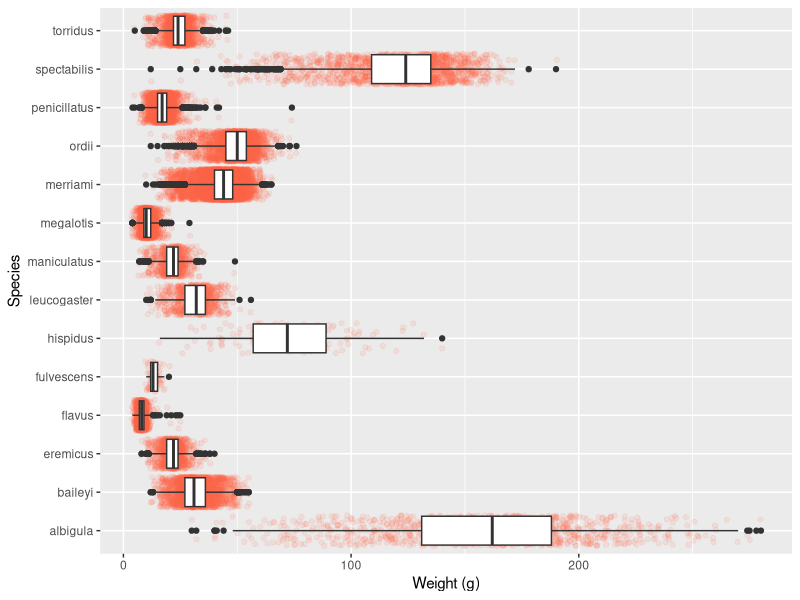
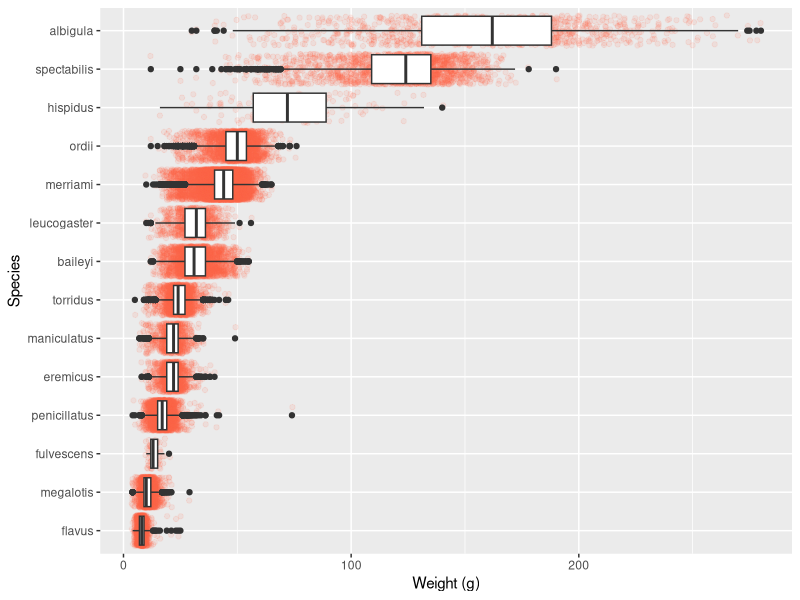
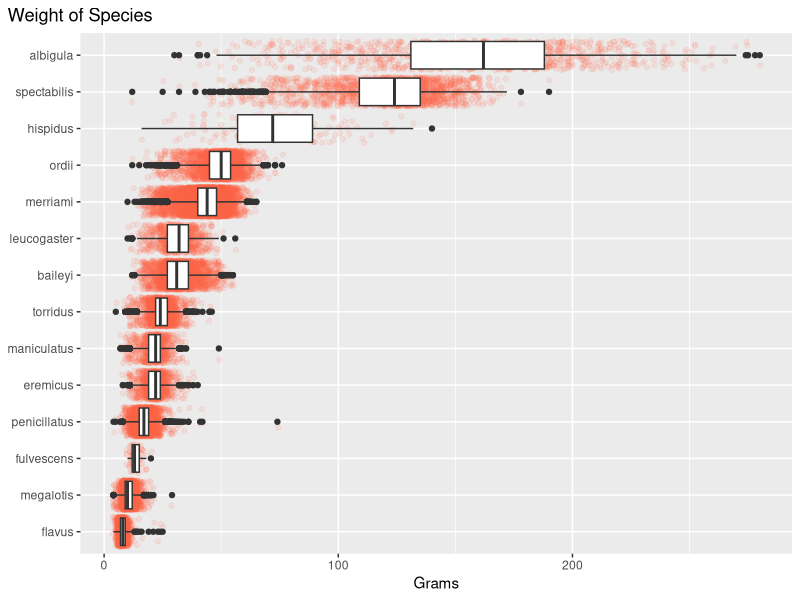
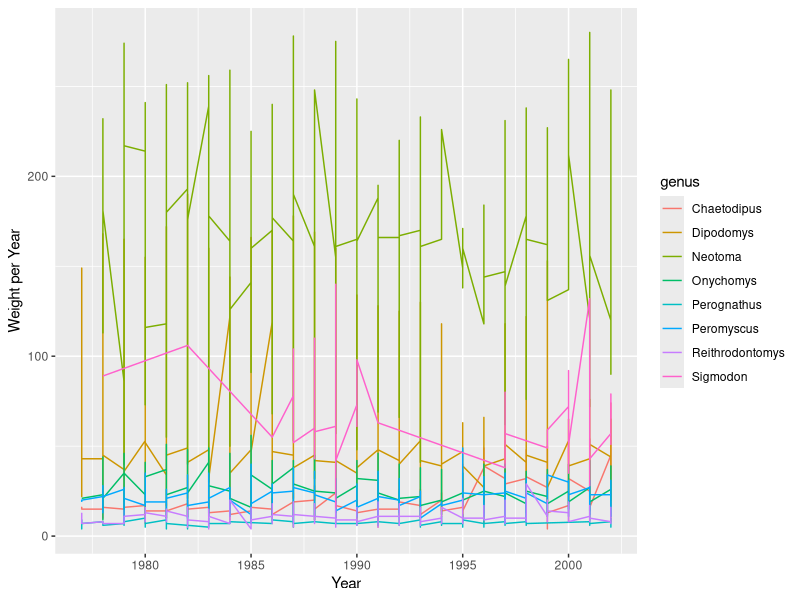
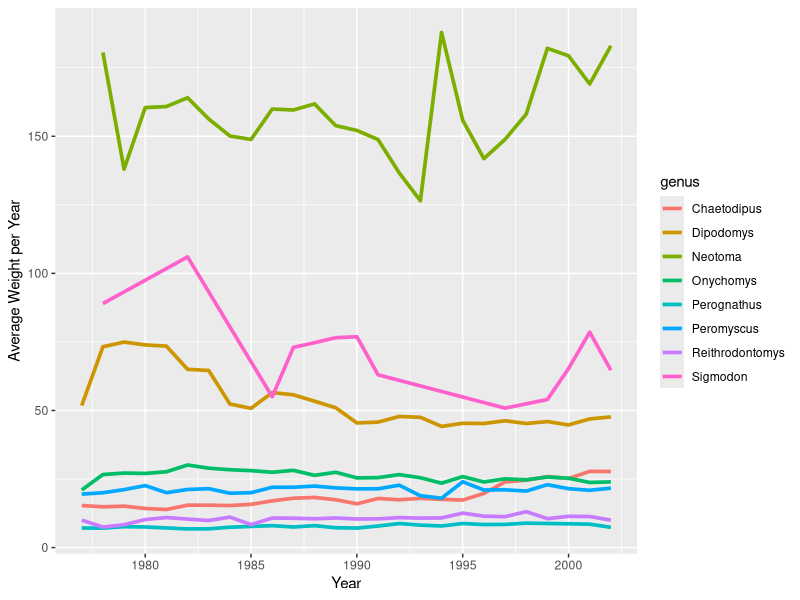
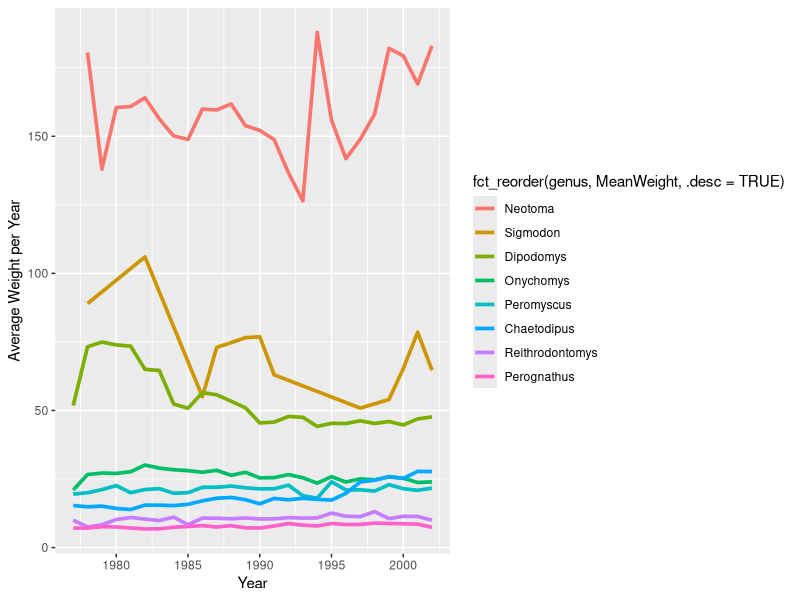
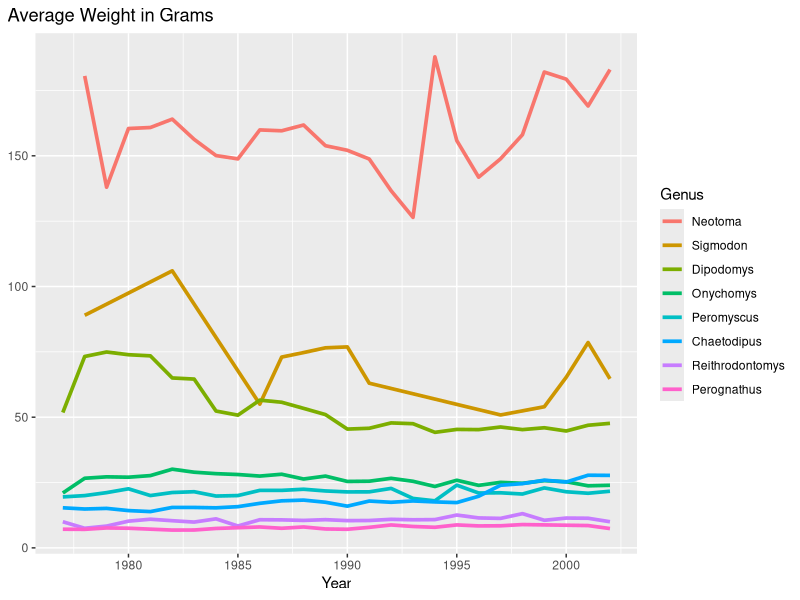
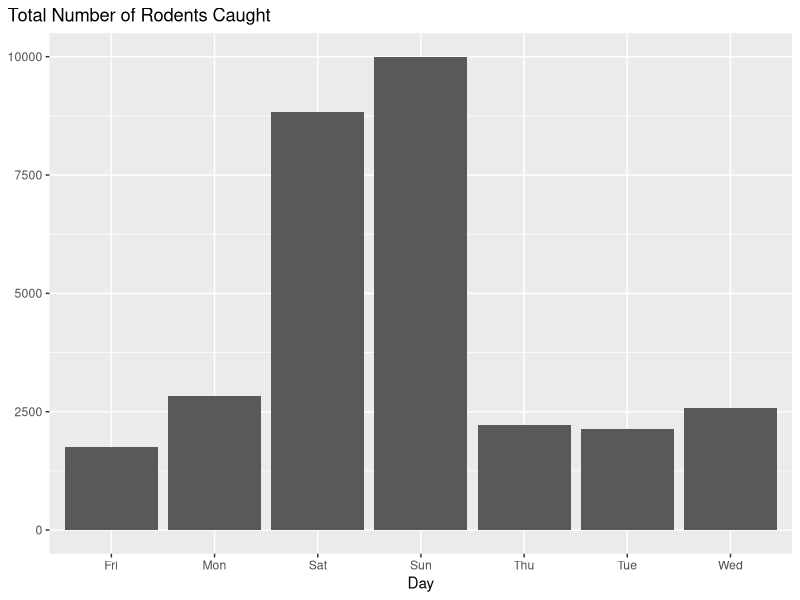

Source code (R) for these figures, in order:
## ---- chunk 1
#| warning: false
#| include: false
library(tidyverse)
library(stringr)
library(here)
## ---- chunk 2
#| warning: false
surveys <- read_csv(here::here("supporting_artifacts", "learning_targets", "surveys.csv"), 
                    show_col_types = FALSE)
## ---- chunk 3
surveys |> 
  ggplot(
    mapping = aes(x = weight, y = species)) +
    geom_jitter(color = "tomato", alpha = 0.1) +
    geom_boxplot(outlier.alpha = 1) +
    labs(x = "Weight (g)", y = "Species") +
    theme(legend.position = "none")
## ---- chunk 4
surveys |> 
  mutate(species = fct_reorder(species, weight)) |> 
  ggplot(
    mapping = aes(x = weight, y = species)) +
    geom_jitter(color = "tomato", alpha = 0.1) +
    geom_boxplot(outlier.alpha = 1) +
    labs(x = "Weight (g)", y = "Species") +
    theme(legend.position = "none")
## ---- chunk 5
surveys |> 
  mutate(species = fct_reorder(species, weight)) |> 
  ggplot(
    mapping = aes(x = weight, y = species)) +
    geom_jitter(color = "tomato", alpha = 0.1) +
    geom_boxplot(outlier.alpha = 1) +
    theme(axis.title.y = element_blank(),
          plot.title.position = "plot",
          legend.position = "none") +
    labs(title = "Weight of Species",
         x = "Grams")
## ---- chunk 6
surveys |> 
  ggplot(mapping = aes(x = year, y = weight, color = genus)) +
    geom_line() +
    labs(y = "Weight per Year",
         x = "Year")
## ---- chunk 7
surveys |> 
  group_by(year, genus) |> 
  mutate(MeanWeight = mean(weight)) |> 
  distinct(year, .keep_all = TRUE) |> 
  select(MeanWeight, year, genus) |> 
  ggplot(mapping = aes(x = year, y = MeanWeight, color = genus)) +
    geom_line(size = 1.25) +
    labs(y = "Average Weight per Year",
         x = "Year")
## ---- chunk 8
surveys |> 
  group_by(year, genus) |> 
  mutate(MeanWeight = mean(weight)) |> 
  distinct(year, .keep_all = TRUE) |> 
  select(MeanWeight, year, genus) |> 
  ggplot(mapping = aes(x = year, y = MeanWeight, color = 
                       fct_reorder(genus, MeanWeight, .desc = TRUE))) +
    geom_line(size = 1.25) +
    labs(y = "Average Weight per Year",
         x = "Year") 
## ---- chunk 9
surveys |> 
  group_by(year, genus) |> 
  mutate(MeanWeight = mean(weight)) |> 
  distinct(year, .keep_all = TRUE) |> 
  select(MeanWeight, year, genus) |> 
  ggplot(mapping = aes(x = year, y = MeanWeight, color = 
                       fct_reorder(genus, MeanWeight, .desc = TRUE))) +
    geom_line(size = 1.25) +
    labs(x = "Year",
         col = "Genus",
         title = "Average Weight in Grams") +
    theme(axis.title.y = element_blank(),
          plot.title.position = "plot")
  
## ---- chunk 10
surveys |> 
  group_by(day_of_week) |> 
  summarize(total = n()) |> 
  filter(day_of_week != "") |>
  ggplot(mapping = aes(x = day_of_week, y = total)) +
    geom_bar(stat = "identity") +  # Thank you https://stackoverflow.com/a/38803743
    labs(x = "Day",
         title = "Total Number of Rodents Caught") +
    theme(axis.title.y = element_blank(),
          plot.title.position = "plot")
  
## ---- chunk 11
surveys |> 
  group_by(day_of_week) |> 
  summarize(total = n()) |> 
  filter(day_of_week != "") |>
  ggplot(mapping = aes(x = fct_relevel(
              day_of_week, "Mon", "Tue", "Wed", "Thu", "Fri", "Sat", "Sun"), 
              y = total)) +
    geom_bar(stat = "identity") +  # Thank you https://stackoverflow.com/a/38803743
    labs(x = "Day",
         title = "Total Number of Rodents Caught") +
    theme(axis.title.y = element_blank(),
          plot.title.position = "plot")
  
## ---- chunk 12
surveys |> 
  group_by(day_of_week) |> 
  summarize(total = n()) |> 
  filter(day_of_week != "") |>
  ggplot(mapping = 
           aes(x = fct_collapse(day_of_week,
                                Weekday = c("Mon", "Tue", "Wed", "Thu", "Fri"),
                                Weekend = c("Sat", "Sun")),  
               y = total)) +
    geom_bar(stat = "identity") +  # Thank you https://stackoverflow.com/a/38803743
    labs(x = "Type of Day",
         title = "Total Number of Rodents Caught") +
    theme(axis.title.y = element_blank(),
          plot.title.position = "plot") +
    scale_y_continuous(limits = c(0, 20000))
  
